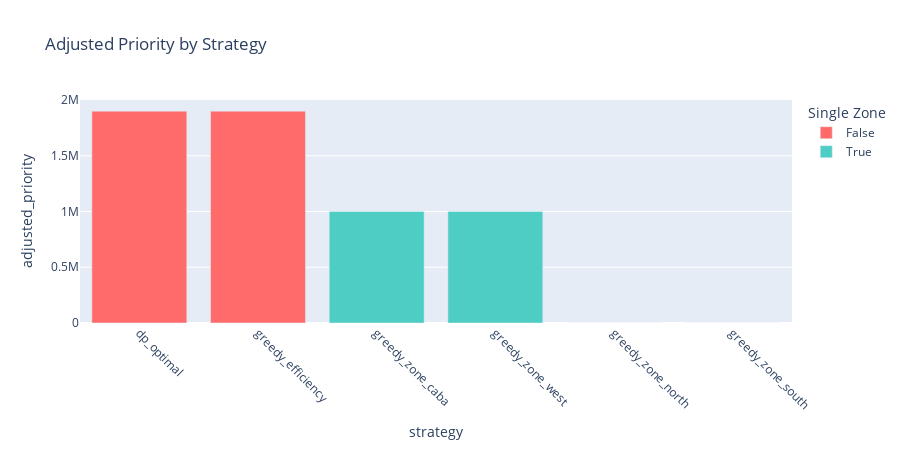

Write notebook code for a chart like this one.
### Code cell
# Bar chart: Adjusted priority per candidate
fig = px.bar(
    summary_df.sort_values("adjusted_priority", ascending=False),
    x="strategy",
    y="adjusted_priority",
    color="is_single_zone",
    title="Adjusted Priority by Strategy",
    color_discrete_map={True: "#4ECDC4", False: "#FF6B6B"},
    labels={"is_single_zone": "Single Zone"},
)
fig.update_layout(height=450, xaxis_tickangle=45)
fig.show()

### Figure 1 — Plotly figure (JSON) as saved in the notebook; plotly's stock layout.template omitted (floating-point values rounded to 4 significant figures)
{"data": [{"hovertemplate": "Single Zone=False<br>strategy=%{x}<br>adjusted_priority=%{y}<extra></extra>", "legendgroup": "False", "marker": {"color": "#FF6B6B", "pattern": {"shape": ""}}, "name": "False", "orientation": "v", "showlegend": true, "textposition": "auto", "type": "bar", "x": ["dp_optimal", "greedy_efficiency"], "xaxis": "x", "y": [1900000.0, 1900000.0], "yaxis": "y"}, {"hovertemplate": "Single Zone=True<br>strategy=%{x}<br>adjusted_priority=%{y}<extra></extra>", "legendgroup": "True", "marker": {"color": "#4ECDC4", "pattern": {"shape": ""}}, "name": "True", "orientation": "v", "showlegend": true, "textposition": "auto", "type": "bar", "x": ["greedy_zone_caba", "greedy_zone_west", "greedy_zone_north", "greedy_zone_south"], "xaxis": "x", "y": [1000000.0, 1000000.0, 208.8, 175.0], "yaxis": "y"}], "layout": {"barmode": "relative", "height": 450, "legend": {"title": {"text": "Single Zone"}, "tracegroupgap": 0}, "title": {"text": "Adjusted Priority by Strategy"}, "xaxis": {"anchor": "y", "domain": [0, 1], "tickangle": 45, "title": {"text": "strategy"}}, "yaxis": {"anchor": "x", "domain": [0, 1], "title": {"text": "adjusted_priority"}}}}
